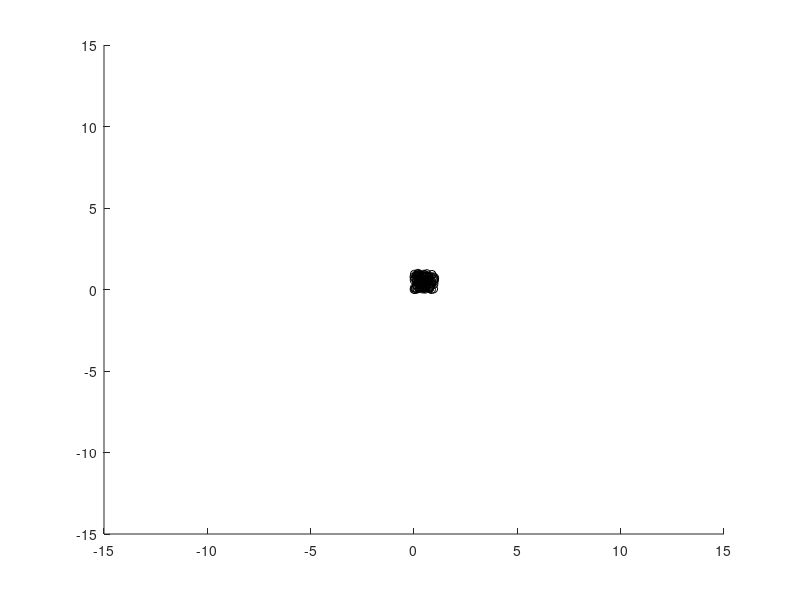

Here is the MATLAB script that generated this plot: (Note: this script raises an error after producing the figure.)
% scrTestMorseForce
% this script test the Morse force between particles 
close all 
profile on 
numPart = 100;
cMat    = true(numPart); % conectivity matrix
dt      = 0.1; % time step
De      = .01;   % De is the well depth
alpha   = .01;   % alpha is the width of the potential
re      =  2; % re is the equilibrium bond distance 
forceType      = 'full'; % [attractive|repulsive|full]
diffusionConst = 1;
dimension      = 3;
% initial position 
r       = rand(numPart,dimension);
% add random noise 
f  = figure;
a  = axes('Parent',f,'NextPlot','replaceChildren','XLim',[-15 15],'YLim',[-15 15],'ZLim',[-15 15]);
l  = line('XData',r(:,1), 'YData',r(:,2),'ZData',r(:,3),'Marker','o','LineStyle','none','Parent',a);
cameratoolbar
for step = 1:100; 
    particleDist = ForceManager.GetParticleDistance(r);
    edgesVec     = ForceManager.GetEdgesVectors(r,cMat);
    tic
    mForce       = MorseForce(De,alpha,re,edgesVec(:,:,1),edgesVec(:,:,2), edgesVec(:,:,3),particleDist,forceType);
    toc
    r            = r+mForce*dt ;%+sqrt(2*diffusionConst*dt)*randn(numPart,dimension);
    set(l,'XData',r(:,1),'YData',r(:,2),'ZData',r(:,3));
    drawnow;
end
profile viewer

